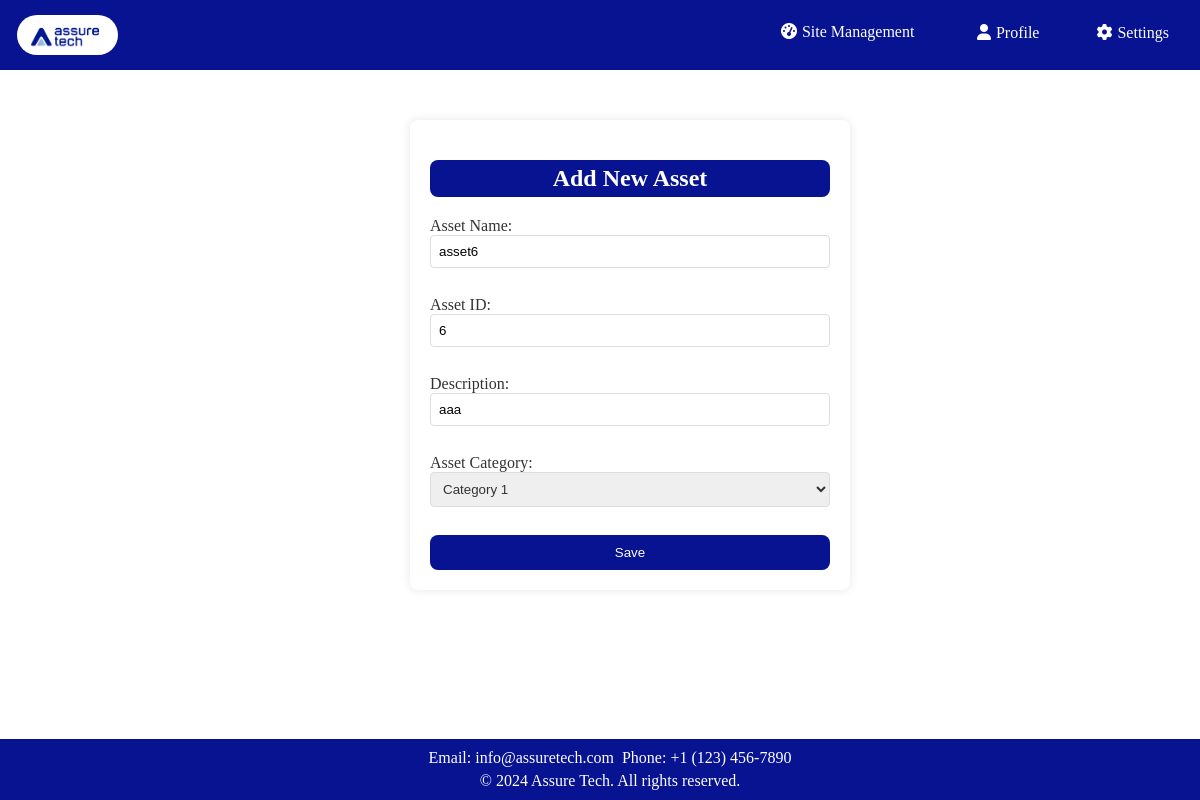
Screenshot of /edit_asset/15/ with the database file from the repository.
### app1/models.py (models this page shows, shortened)
class Asset(models.Model):
    asset_name = models.CharField(max_length=255)
    asset_id = models.IntegerField(unique=True)
    description = models.CharField(max_length=500)
    asset_category = models.CharField(max_length=250)

### app1/views.py (the view)
# urls.py: path('edit_asset/<int:pk>/', AssetUpdateView.as_view(), name='asset_edit'),
class AssetUpdateView(UpdateView):
    model = Asset
    form_class = AssetForm
    template_name = 'app1/add_asset.html'
    success_url = '/asset_site/'
    def get(self, request, *args, **kwargs):
        asset_instance = get_object_or_404(Asset, pk=kwargs['pk'])
        form = self.form_class(instance=asset_instance)
        return self.render_to_response({'form': form})

### app1/forms.py (shortened to what this page needs)
class AssetForm(forms.ModelForm):
    asset_category_choices = [
        ('category1', 'Category 1'),
        ('category2', 'Category 2'),
    ]
    asset_category = forms.ChoiceField(choices=asset_category_choices)
    class Meta:
        model = Asset
        fields = ['asset_name', 'asset_id', 'description', 'asset_category']

### app1/templates/app1/add_asset.html (shortened to what this page needs)
<!DOCTYPE html>
<html lang="en">
<head>
    {% load static %}
    <link rel="stylesheet" href="https://cdnjs.cloudflare.com/ajax/libs/font-awesome/6.0.0/css/all.min.css">
</head>
<body>
    <div class="nav">
        <a class="logo" href="#"><img src="{% static 'app1/images/logo.jpg' %}" alt="Logo"></a>
        <a class="dash" href="{% url 'sites' %}"><i class="fas fa-tachometer-alt"></i>Site Management</a>
        <div class="dropdown">
            <a href="#" class="dropbtn"><i class="fas fa-user"></i>Profile</a>
        </div>
        <div class="dropdown">
            <a href="#" class="dropbtn"><i class="fas fa-cog"></i>Settings</a>
        </div>
    </div>
    <div class="content">
        <div class="form-container">
            <h2>Add New Asset</h2>
            <form method="post" enctype="multipart/form-data">
                <label for="{{ form.asset_name.id_for_label }}">Asset Name:</label>
                {{ form.asset_name }}
                <br>
                <label for="{{ form.asset_id.id_for_label }}">Asset ID:</label>
                {{ form.asset_id }}
                <br>
                <label for="{{ form.description.id_for_label }}">Description:</label>
                {{ form.description }}
                <br>
                <label for="{{ form.asset_category.id_for_label }}">Asset Category:</label>
                {{ form.asset_category }}
                <br>
                <button type="submit">Save</button>
            </form>
        </div>
    </div>
    <footer>
        <p>Email: info@assuretech.com</p>
        <p>Phone: +1 (123) 456-7890</p>
        <div class="footer-bottom">
            <p>&copy; 2024 Assure Tech. All rights reserved.</p>
        </div>
    </footer>
</body>
</html>

### app1/templates/app1/add_asset.html (style rules this page uses)
body { font-family: verdana; width: 100%; margin: 0; }
header, footer { position: fixed; width: 100%; background-color: #071390; color: white; text-align: center; z-index: 1000; }
.nav { overflow: hidden; width: 100%; padding: 10px; text-align: center; background-color: #071390; z-index: 100; display: flex; justify-content: space-between; }
.nav a { padding: 5px; color: white; text-decoration: none; display: inline-block; margin: 0 2px; flex: 1; }
.nav .logo img { max-height: 40px; margin-right: 10px; float: left; border-radius: 20px; }
.nav .dash { margin-top: 8px; margin-left: 500px; }
.nav .dropdown .dropbtn { font-size: 16px; border: none; outline: none; color: white; padding: 14px 16px; background-color: inherit; font-family: inherit; margin-top: 0px; margin-left: 0px; margin-right: 25px; }
.nav a i { margin-right: 5px; }
.content { flex-grow: 1; padding: 20px; margin-top: 60px; margin-left: 60px; }
.content { flex-grow: 1; padding: 30px; margin-top: 20px; height: 550px; }
.form-container { max-width: 400px; margin: 0 auto; background-color: transparent; padding: 20px; border-radius: 8px; box-shadow: 0 0 10px rgba(0, 0, 0, 0.1); }
.form-container h2 { text-align: center; background-color: #071390; color: white; border-radius: 8px; padding: 5px; }
form { display: flex; flex-direction: column; }
label { display: inline-block; margin-bottom: 0px; color: #333; }
input { display: block; width: 100%; padding: 8px; margin-bottom: 10px; border: 1px solid #ddd; border-radius: 4px; box-sizing: border-box; }
.form-label, select { display: inline-block; margin-bottom: 0px; color: #333; width: 100%; padding: 8px; margin-bottom: 10px; border: 1px solid #ddd; border-radius: 4px; box-sizing: border-box; }
button { background-color: #071390; color: white; cursor: pointer; padding: 10px; border: none; border-radius: 8px; }
footer { position: fixed; bottom: 0; width: 100%; background-color: #071390; color: white; text-align: center; padding: 10px; z-index: 1000; }
footer h4, footer p { white-space: nowrap; margin: 0; padding: 2px; display: inline; }
.footer-bottom { white-space: nowrap; padding-top: 5px; }
.footer-bottom p { margin: 0; }

### rows the page displays
Asset: asset_name "asset6", asset_id "6", description "aaa", asset_category "Category 1"
